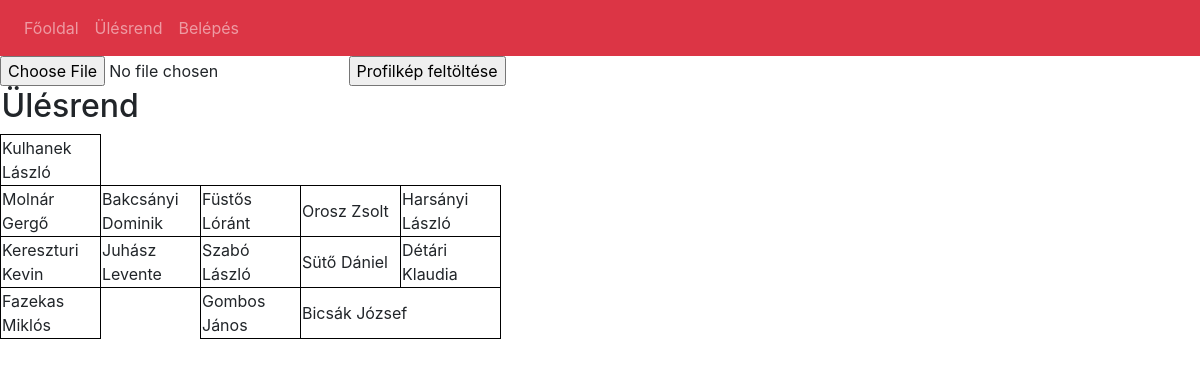
Screenshot of /index.php?page=ulesrend with the database file from the repository.
### tables this page shows
CREATE TABLE `ulesrend` (
  `id` int(10) UNSIGNED NOT NULL,
  `nev` varchar(100) DEFAULT NULL,
  `sor` tinyint(3) UNSIGNED NOT NULL,
  `oszlop` tinyint(3) UNSIGNED NOT NULL,
  `jelszo` varchar(32) NOT NULL,
  `felhasznalo` varchar(50) NOT NULL
);

### controller/Ulesrend.php (called while the page is built, shortened)
<?php
$dupla=17;
$tanuloIdk=$tanulo->tanuloklistaja($conn);
include 'view/ulesrend.php';
?>

### model/Ulesrend.php (called while the page is built, shortened)
<?php
class Ulesrend{
    private $nev;
    private $sor;
    public function set_user($id, $conn){
        $sql="SELECT id, nev,sor, oszlop, jelszo, felhasznalo FROM ulesrend ";
        $sql .="WHERE id=$id";
        $result=$conn->query($sql);
        if($result->num_rows > 0){
            $row=$result->fetch_assoc();
            $this->nev=$row['nev'];
            $this->sor=$row['sor'];
            return $row;
        }
    }
    public function get_nev(){
        return $this->nev;
    }
    public function get_sor(){
        return $this->sor;
    }
    public function tanuloklistaja($conn){
        $lista=array();
        $sql="SELECT id FROM ulesrend";
        if($result=$conn->query($sql)){
            if($result->num_rows>0){
                while($row=$result->fetch_assoc()){
                    $lista[]=$row['id'];
                }
            }
        }
        return $lista;
    }
}
?>

### view/ulesrend.php (the view, shortened to what this page needs)
               <form action="index.php?page=ulesrend" method="post" enctype="multipart/form-data">
                   <input type="file" name="fileToUpload" id="fileToUpload">
                   <input type="submit" value="Profilkép feltöltése" name="submit">
               </form>
		<table>
               <tr>
                   <th colspan="3">
                      <h2>Ülésrend</h2>
                   </th>
                    <th colspan="2">
                   </th>
                   </tr>
			<tr>
               <?php
                   if($tanuloIdk){
                   $sor=0;
                   foreach($tanuloIdk as $row){
                       $tanulo->set_user($row,$conn);
                      if($tanulo->get_sor()!=$sor){
                           if($sor!=0)echo '</tr>';
                           echo '<tr>';
                           $sor=$tanulo->get_sor();
                      }
                      if(!$tanulo->get_nev()) echo '<td class="nincs"></td>';
                      else{
                       $plusz='';
                       $kep='';
                       if($row==$dupla)$plusz.=' colspan="2"';
                      echo "<td".$plusz.">".$tanulo->get_nev().$kep;
                      echo "</td>";
                      }
                   }
                   } else {
                   echo "0 results";
                   }
               ?>
               </table>
	</body>
</html>

### includes/htmlheader.php (shortened to what this page needs)
<!DOCTYPE html>
<html lang="en">
<head>
    <link rel="stylesheet" href="css/terem.css">
    <link rel="stylesheet" href="https://maxcdn.bootstrapcdn.com/bootstrap/4.0.0/css/bootstrap.min.css">
</head>
</html>

### index.php (shortened to what this page needs)
<?php
require 'includes/db.inc.php';
require 'model/Ulesrend.php';
$tanulo= new Ulesrend;
$page='index';
if(!empty($_SESSION["id"])){
    $szoveg=$_SESSION["nev"].": Kilépés";
    $action="kilepes";
}
else{
    $szoveg="Belépés";
    $action="belepes";
}
if(isset($_REQUEST['page'])){
    if(file_exists('controller/'.$_REQUEST['page'].'.php')){
        $page=$_REQUEST['page'];
    }
}
$menupontok=array('index' => "Főoldal",'ulesrend' => "Ülésrend",'felhasznalo'=>$szoveg);
include 'includes/htmlheader.php';
?>
<body>
<?php
include 'includes/menu.inc.php';
include 'controller/'.$page.'.php';
?>
</body>
</html>

### includes/menu.inc.php (shortened to what this page needs)
<nav class="navbar navbar-expand-lg navbar-dark bg-danger">
    <div class="collapse navbar-collapse" id="navbarSupportedContent">
        <ul class="navbar-nav mr-auto">
            <?php
                foreach($menupontok as $key => $value){
                    $active='';
                    if($key=='felhasznalo')$key.='&action='.$action;
                    ?>
                    <li class="nav-item<?php echo $active;?>">
                    <a class="nav-link" href="index.php?page=<?php echo $key;?>"><?php echo $value;?></a>
                    </li>
                <?php } ?>
        </ul>
    </div>
</nav>

### css/terem.css (style rules this page uses)
td { border:1px solid black; width:100px; }
.nincs { border:none; }

### rows the page displays
ulesrend: nev "Kulhanek László"
ulesrend: nev "Molnár Gergő"
ulesrend: nev "Bakcsányi Dominik"
ulesrend: nev "Füstős Lóránt"
ulesrend: nev "Orosz Zsolt"
ulesrend: nev "Harsányi László"
ulesrend: nev "Kereszturi Kevin"
ulesrend: nev "Juhász Levente"
ulesrend: nev "Szabó László"
ulesrend: nev "Sütő Dániel"
ulesrend: nev "Détári Klaudia"
ulesrend: nev "Fazekas Miklós"
ulesrend: nev "Gombos János"
ulesrend: nev "Bicsák József"

### other values shown
$value "Főoldal"
$value "Ülésrend"
$value "Belépés"
